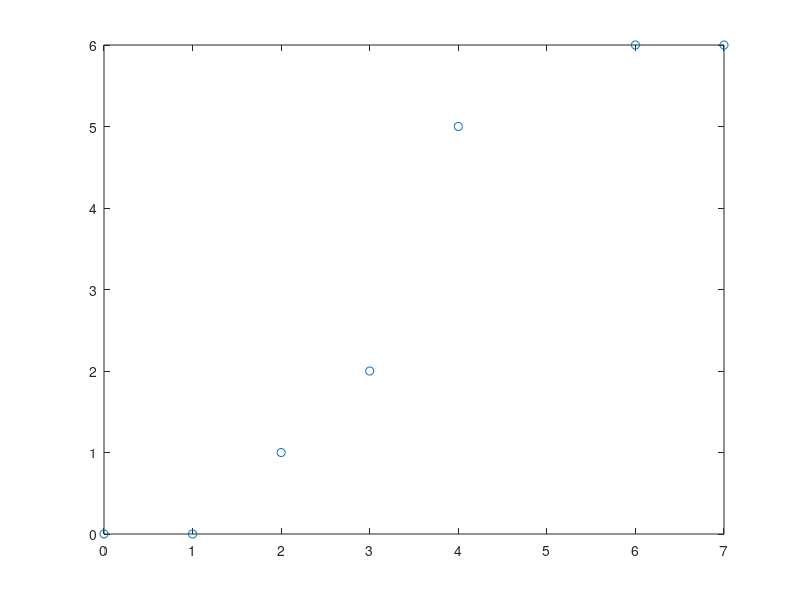

This chart was generated by the following MATLAB code: (Note: this script raises an error after producing the figure.)
%------------------�Ǿ���B�������MATLAB����-----------------
clear
k=3;
%x=load('data.txt');
%x = [5,1; 6,6; 7,2; 8,5; 10,0];
x = [0,0; 1,0; 2,1; 3,2; 4,5; 6,6; 7,6];
% x = [1,1; 2,3; 3,4; 4,6; 5,1; 6,6; 7,2; 8,5; 10,0];
[n,m]=size(x);
%-----------�ҳ�����--------------------------------------
u(k+n)=0;
for i=1:n-1
 u(k+i+1)=u(k+i)+sqrt((x(i+1,1)-x(i,1))^2+(x(i+1,2)-x(i,2))^2);
end;
L=u(n+k);
for i=1:n
u(k+i)=u(k+i)/L;
end;
for i=1:3
u(k+i+n)=1;
end
%���ƶ����
plot(x(:,1),x(:,2),'o');
hold on
%------------����n+2�����Ƶ�--------------------
%��λ�ؽڵ�v1=v2
%��λ����ƶ��������
A=zeros(n+2);
A(1,1)=1;A(1,2)=-1;
A(2,2)=1;
A(n+2,n+1)=-1;A(n+2,n+2)=1;
A(n+1,n+1)=1;
for i=3:n
  for j=0:2
    A(i,i+j-1)=Base(i+j-1,k,u,u(i+2));
   end
end
%e:�����ұ�.
e=0;
for i=1:m
    e(n+2,i)=0;
end
for i=1:n
    e(i+1,:)=x(i,:);
end
%������Ƶ�d
d=inv(A)*e;
plot(d(:,1),d(:,2),'g');
hold on
%------------��ֵ��������������-----------------
x=0;y=0;down=0;
iu = [];
for j=1:(n-1)
    uu=(u(j+3)):0.0005:u(j+4);
    iu = [iu;uu(1:end)'];
    for kk=1:length(uu)
       down=down+1;
        x(down)=d(j,1)*Base(j,3,u,uu(kk))+d(j+1,1)*Base(j+1,3,u,uu(kk))+d(j+2,1)*Base(j+2,3,u,uu(kk))+d(j+3,1)*Base(j+3,3,u,uu(kk));
        y(down)=d(j,2)*Base(j,3,u,uu(kk))+d(j+1,2)*Base(j+1,3,u,uu(kk))+d(j+2,2)*Base(j+2,3,u,uu(kk))+d(j+3,2)*Base(j+3,3,u,uu(kk));
    end
end
axis('equal');
plot(x,y,'red');
xlabel('x');ylabel('y');
grid on
figure;
plot(iu,y);
grid on

%------------------------------------------
v = diff(y);
